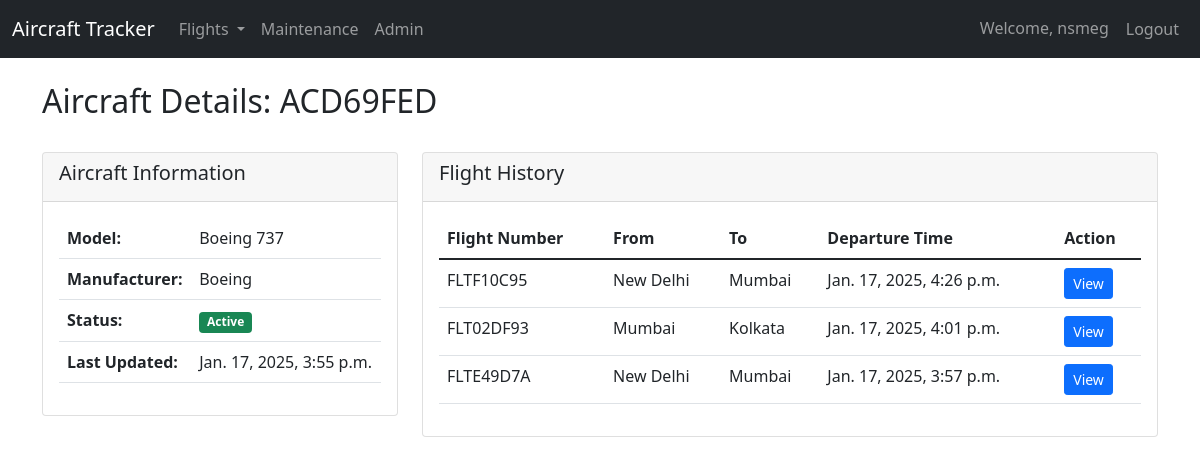
/aircraft/1/ (signed in), run on the app's committed database.
### aircraft_data/models.py (models this page shows, shortened)
class Aircraft(models.Model):
    STATUS_CHOICES = [
        ('active', 'Active'),
        ('inactive', 'Inactive'),
        ('maintenance', 'Under Maintenance'),
    ]
    aircraft_id = models.CharField(max_length=50, unique=True, default=generate_aircraft_id)
    model = models.CharField(max_length=100)
    manufacturer = models.CharField(max_length=100)
    status = models.CharField(max_length=20, choices=STATUS_CHOICES, default='active')
    last_updated = models.DateTimeField(auto_now=True)

class FlightTrack(models.Model):
    aircraft = models.ForeignKey(Aircraft, on_delete=models.CASCADE, related_name='flight_tracks')
    flight_number = models.CharField(max_length=20, unique=True, default=generate_flight_number)
    departure_location = models.CharField(max_length=100)
    arrival_location = models.CharField(max_length=100)
    departure_time = models.DateTimeField(default=timezone.now)
    arrival_time = models.DateTimeField(null=True, blank=True)
    current_latitude = models.FloatField(null=True, blank=True)
    current_longitude = models.FloatField(null=True, blank=True)
    current_altitude = models.FloatField(null=True, blank=True)
    created_at = models.DateTimeField(auto_now_add=True)
    updated_at = models.DateTimeField(auto_now=True)

### aircraft_data/views.py (the view)
# urls.py: path('aircraft/<int:pk>/', views.aircraft_detail, name='aircraft_detail'),
@login_required
def aircraft_detail(request, pk):
    aircraft = get_object_or_404(Aircraft, pk=pk)
    flights = FlightTrack.objects.filter(aircraft=aircraft).order_by('-departure_time')
    return render(request, 'aircraft_data/aircraft_detail.html', {
        'aircraft': aircraft,
        'flights': flights
    })

### aircraft_data/templates/aircraft_data/aircraft_detail.html
{% extends 'aircraft_data/base.html' %}
{% block content %}
<div class="container">
    <div class="row mb-4">
        <div class="col-md-12">
            <h2>Aircraft Details: {{ aircraft.aircraft_id }}</h2>
        </div>
    </div>
    <div class="row">
        <div class="col-md-4">
            <div class="card mb-4">
                <div class="card-header">
                    <h5>Aircraft Information</h5>
                </div>
                <div class="card-body">
                    <table class="table">
                        <tr>
                            <th>Model:</th>
                            <td>{{ aircraft.model }}</td>
                        </tr>
                        <tr>
                            <th>Manufacturer:</th>
                            <td>{{ aircraft.manufacturer }}</td>
                        </tr>
                        <tr>
                            <th>Status:</th>
                            <td>
                                <span class="badge {% if aircraft.status == 'active' %}bg-success{% elif aircraft.status == 'maintenance' %}bg-warning{% else %}bg-danger{% endif %}">
                                    {{ aircraft.get_status_display }}
                                </span>
                            </td>
                        </tr>
                        <tr>
                            <th>Last Updated:</th>
                            <td>{{ aircraft.last_updated }}</td>
                        </tr>
                    </table>
                </div>
            </div>
        </div>
        <div class="col-md-8">
            <div class="card">
                <div class="card-header">
                    <h5>Flight History</h5>
                </div>
                <div class="card-body">
                    <div class="table-responsive">
                        <table class="table">
                            <thead>
                                <tr>
                                    <th>Flight Number</th>
                                    <th>From</th>
                                    <th>To</th>
                                    <th>Departure Time</th>
                                    <th>Action</th>
                                </tr>
                            </thead>
                            <tbody>
                                {% for flight in flights %}
                                <tr>
                                    <td>{{ flight.flight_number }}</td>
                                    <td>{{ flight.departure_location }}</td>
                                    <td>{{ flight.arrival_location }}</td>
                                    <td>{{ flight.departure_time }}</td>
                                    <td>
                                        <a href="{% url 'aircraft_data:flight_detail' flight.pk %}" class="btn btn-sm btn-primary">View</a>
                                    </td>
                                </tr>
                                {% empty %}
                                <tr>
                                    <td colspan="5" class="text-center">No flights recorded</td>
                                </tr>
                                {% endfor %}
                            </tbody>
                        </table>
                    </div>
                </div>
            </div>
        </div>
    </div>
</div>
{% endblock %}

### aircraft_data/templates/aircraft_data/base.html (shortened to what this page needs)
{% load static %}
<!DOCTYPE html>
<html lang="en">
<head>
    <link href="https://cdn.jsdelivr.net/npm/bootstrap@5.1.3/dist/css/bootstrap.min.css" rel="stylesheet">
</head>
<body>
    <nav class="navbar navbar-expand-lg navbar-dark bg-dark">
        <div class="container-fluid">
            <a class="navbar-brand" href="{% url 'aircraft_data:aircraft_list' %}">Aircraft Tracker</a>
            <div class="collapse navbar-collapse" id="navbarNav">
                <ul class="navbar-nav me-auto">
                    <li class="nav-item dropdown">
                        <a class="nav-link dropdown-toggle" href="#" id="flightsDropdown" role="button" data-bs-toggle="dropdown" aria-expanded="false">
                            Flights
                        </a>
                    </li>
                    {% if user.is_authenticated %}
                        <li class="nav-item">
                            <a class="nav-link" href="{% url 'aircraft_data:maintenance_dashboard' %}">Maintenance</a>
                        </li>
                        <li class="nav-item">
                            <a class="nav-link" href="/admin/">Admin</a>
                        </li>
                    {% endif %}
                </ul>
                <ul class="navbar-nav">
                    {% if user.is_authenticated %}
                        <li class="nav-item">
                            <span class="nav-link">Welcome, {{ user.username }}</span>
                        </li>
                        <li class="nav-item">
                            <form method="post" action="{% url 'logout' %}" class="d-inline">
                                <button type="submit" class="btn btn-link nav-link">Logout</button>
                            </form>
                        </li>
                    {% endif %}
                </ul>
            </div>
        </div>
    </nav>
    <main class="py-4">
        {% block content %}{% endblock %}
    </main>
</body>
</html>

### data on the page
Aircraft: aircraft_id "ACD69FED", model "Boeing 737", manufacturer "Boeing", status "Active", last_updated "Jan. 17, 2025, 3:55 p.m."
FlightTrack: flight_number "FLTF10C95", departure_location "New Delhi", arrival_location "Mumbai", departure_time "Jan. 17, 2025, 4:26 p.m."
FlightTrack: flight_number "FLT02DF93", departure_location "Mumbai", arrival_location "Kolkata", departure_time "Jan. 17, 2025, 4:01 p.m."
FlightTrack: flight_number "FLTE49D7A", departure_location "New Delhi", arrival_location "Mumbai", departure_time "Jan. 17, 2025, 3:57 p.m."

### other printed values
{{ user.username }} "nsmeg"
